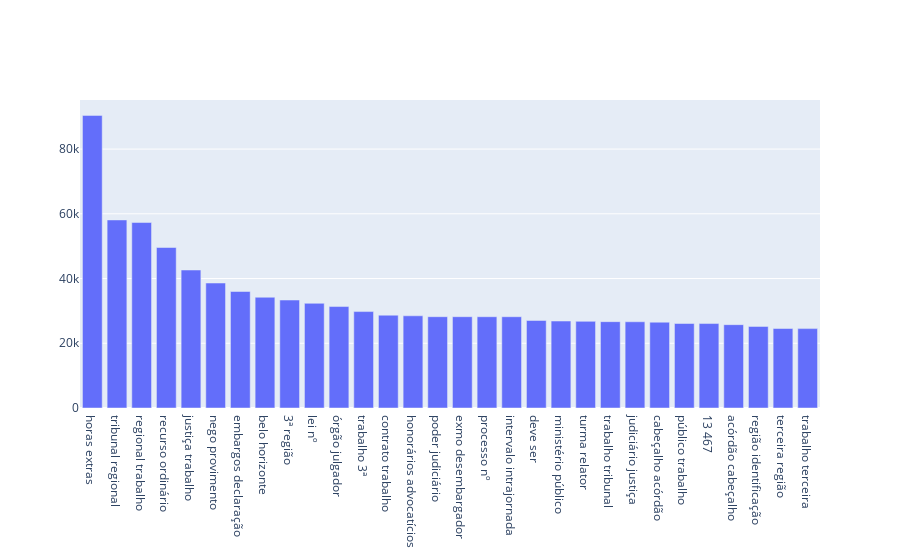

Notebook source saved alongside this figure:
### Code cell
trace = go.Bar(x=df4["INTEIRO_TEOR"], y=df4["QUANTIDADE"])
iplot({"data":[trace]})

### Figure 1 — Plotly figure (JSON) as saved in the notebook; plotly's stock layout.template omitted (floating-point values rounded to 4 significant figures)
{"data": [{"type": "bar", "x": ["horas extras", "tribunal regional", "regional trabalho", "recurso ordinário", "justiça trabalho", "nego provimento", "embargos declaração", "belo horizonte", "3ª região", "lei nº", "órgão julgador", "trabalho 3ª", "contrato trabalho", "honorários advocatícios", "poder judiciário", "exmo desembargador", "processo nº", "intervalo intrajornada", "deve ser", "ministério público", "turma relator", "trabalho tribunal", "judiciário justiça", "cabeçalho acórdão", "público trabalho", "13 467", "acórdão cabeçalho", "região identificação", "terceira região", "trabalho terceira"], "y": [90408, 58103, 57308, 49591, 42640, 38614, 35996, 34221, 33365, 32344, 31347, 29795, 28675, 28484, 28214, 28210, 28203, 28200, 27042, 26863, 26766, 26676, 26645, 26512, 26105, 26094, 25748, 25210, 24564, 24531]}], "layout": {"autosize": true, "xaxis": {"autorange": true, "range": [-0.5, 29.5], "type": "category"}, "yaxis": {"autorange": true, "range": [0, 95170.0], "type": "linear"}}}
